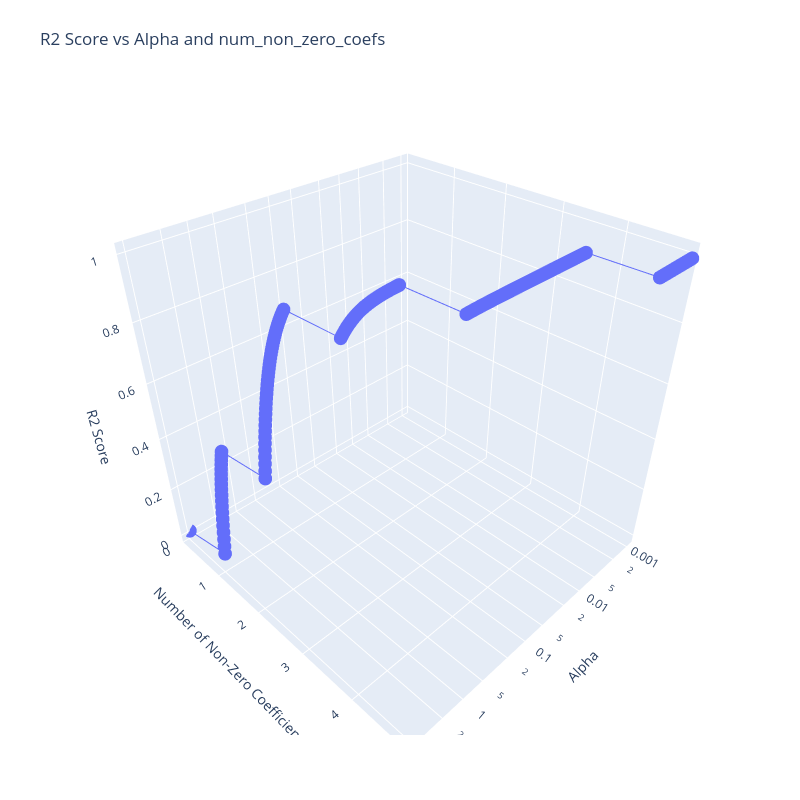

The code cell stored with this chart in its notebook:
### Markdown cell above
### Optimising the LASSO Model

### Code cell
import numpy as np
from sklearn.linear_model import Lasso

alphas_tmp = range(-300, 200, 1)
alphas = [10 ** (i/100) for i in alphas_tmp]

output = pd.DataFrame(columns=['alpha', 'num_non_zero_coefs', 'r2_score'])
for alpha in alphas:
    lasso_model = Lasso(alpha=alpha).fit(X, y)
    num_non_zero_coefs = np.sum(lasso_model.coef_ != 0)
    #print(f"Alpha: {alpha}, Number of Non-Zero Coefficients: {num_non_zero_coefs}")
    #print(f"R2 score for alpha={alpha}: {lasso_model.score(X, y)}")
    output = pd.concat([output, pd.DataFrame({'alpha': [alpha], 'num_non_zero_coefs': [num_non_zero_coefs], 'r2_score': [lasso_model.score(X, y)]})], ignore_index=True)
    if num_non_zero_coefs == 0:
        print(f"All coefficients are zero for alpha={alpha}. Stopping the loop.")
        break

# Create a 3D scatter plot of the R2 scores as a function of alpha and num_non_zero_coefs
fig = go.Figure(data=[go.Scatter3d(z=output['r2_score'],
                         x=output['alpha'],
                         y=output['num_non_zero_coefs'])])

fig.update_layout(title='R2 Score vs Alpha and num_non_zero_coefs', autosize=False,
                  width=800, height=800,
                  margin=dict(l=65, r=50, b=65, t=90))
fig.update_layout(scene=dict(
                    yaxis=dict(range=[0,5]),
                    xaxis=dict(type='log'),
                    xaxis_title='Alpha',
                    yaxis_title='Number of Non-Zero Coefficients',
                    zaxis_title='R2 Score'))
fig.show()

### Figure 1 — Plotly figure (JSON) as saved in the notebook; plotly's stock layout.template omitted (floating-point values rounded to 4 significant figures; data arrays with more than 128 entries replaced by an {"elided": "..."} marker saying what was removed)
{"data": [{"type": "scatter3d", "x": {"elided": "368 float values"}, "y": {"elided": "368 int values"}, "z": {"elided": "368 float values"}}], "layout": {"autosize": false, "height": 800, "margin": {"b": 65, "l": 65, "r": 50, "t": 90}, "scene": {"xaxis": {"title": {"text": "Alpha"}, "type": "log"}, "yaxis": {"range": [0, 5], "title": {"text": "Number of Non-Zero Coefficients"}}, "zaxis": {"title": {"text": "R2 Score"}}}, "title": {"text": "R2 Score vs Alpha and num_non_zero_coefs"}, "width": 800}}
